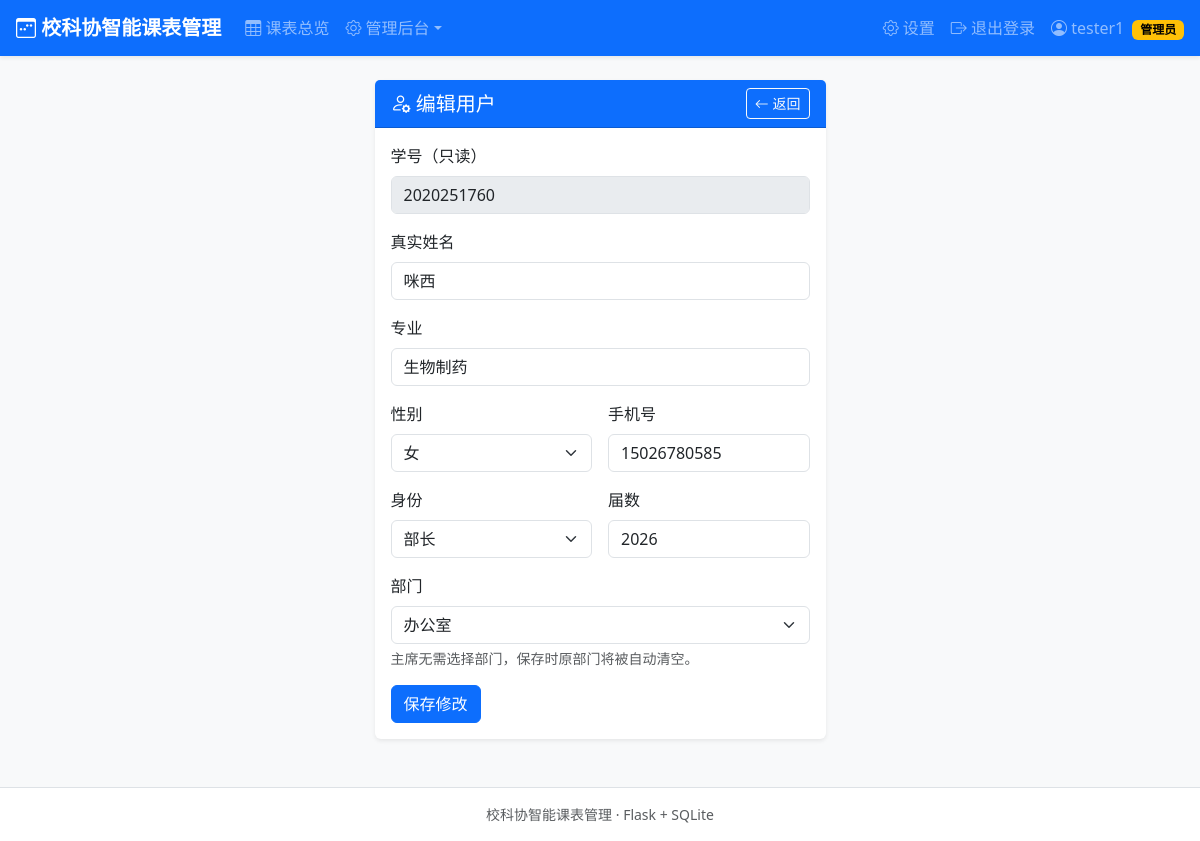
/admin/users/1/edit (signed in), run on the app's committed database.
### tables this page shows
CREATE TABLE users (
        id            INTEGER PRIMARY KEY AUTOINCREMENT,
        student_id    TEXT NOT NULL UNIQUE,
        password_hash TEXT NOT NULL,
        name          TEXT NOT NULL,
        identity      TEXT NOT NULL,               -- 主席/部长/干事
        department    TEXT,                        -- 主席可以为空
        cohort        INTEGER NOT NULL,            -- 届数，如 2026
        role          TEXT NOT NULL DEFAULT 'member',  -- admin/member
        created_at    TEXT NOT NULL
    , major TEXT NOT NULL DEFAULT '', gender TEXT NOT NULL DEFAULT '男', phone TEXT NOT NULL DEFAULT '');

### app.py (the view, shortened to what this page needs)
@app.route("/admin/users/<int:uid>/edit", methods=["GET", "POST"])
@admin_required
def admin_user_edit(uid):
    user = query_one("SELECT * FROM users WHERE id = ?", (uid,))
    if user is None:
        abort(404)
    return render_template("admin/user_edit.html", user=user,
                           IDENTITIES=IDENTITIES, DEPARTMENTS=DEPARTMENTS)

### app.py (called while the page is built)
def get_db():
    if "db" not in g:
        conn = sqlite3.connect(DB_PATH)
        conn.row_factory = sqlite3.Row
        conn.execute("PRAGMA foreign_keys = ON")
        g.db = conn
    return g.db

def query_one(sql, args=()):
    return get_db().execute(sql, args).fetchone()

def login_required(view):
    @wraps(view)
    def wrapped(*args, **kwargs):
        if session.get("user_id") is None:
            flash("请先登录", "warning")
            return redirect(url_for("login", next=request.full_path if request.query_string else url_for("index")))
        return view(*args, **kwargs)
    return wrapped

def admin_required(view):
    @wraps(view)
    @login_required
    def wrapped(*args, **kwargs):
        user = get_current_user()
        if user is None or user["role"] != "admin":
            flash("需要管理员权限", "danger")
            return redirect(url_for("index"))
        return view(*args, **kwargs)
    return wrapped

def get_current_user():
    uid = session.get("user_id")
    if uid is None:
        return None
    return query_one("SELECT * FROM users WHERE id = ?", (uid,))

### templates/admin/user_edit.html (shortened to what this page needs)
{% extends "base.html" %}
{% block content %}
<div class="row justify-content-center">
  <div class="col-lg-5 col-md-7">
    <div class="card shadow-sm">
      <div class="card-header bg-primary text-white d-flex justify-content-between align-items-center">
        <h5 class="mb-0"><i class="bi bi-person-gear"></i> 编辑用户</h5>
        <a class="btn btn-sm btn-outline-light" href="{{ url_for('admin_users') }}"><i class="bi bi-arrow-left"></i> 返回</a>
      </div>
      <div class="card-body">
        <form method="post">
          <div class="mb-3">
            <label class="form-label">学号（只读）</label>
            <input class="form-control" value="{{ user.student_id }}" disabled>
          </div>
          <div class="mb-3">
            <label class="form-label">真实姓名</label>
            <input class="form-control" name="name" value="{{ user.name }}" required>
          </div>
          <div class="mb-3">
            <label class="form-label">专业</label>
            <input class="form-control" name="major" value="{{ user.major or '' }}" required>
          </div>
          <div class="row g-3 mb-3">
            <div class="col-6">
              <label class="form-label">性别</label>
              <select class="form-select" name="gender" required>
                <option value="女" {% if user.gender == '女' %}selected{% endif %}>女</option>
              </select>
            </div>
            <div class="col-6">
              <label class="form-label">手机号</label>
              <input class="form-control" name="phone" value="{{ user.phone or '' }}" pattern="1[0-9]{10}" required>
            </div>
          </div>
          <div class="row g-3">
            <div class="col-6">
              <label class="form-label">身份</label>
              <select class="form-select" name="identity" id="identitySel">
                {% for it in IDENTITIES %}
                <option value="{{ it }}" {% if user.identity == it %}selected{% endif %}>{{ it }}</option>
                {% endfor %}
              </select>
            </div>
            <div class="col-6">
              <label class="form-label">届数</label>
              <input class="form-control" type="number" name="cohort" value="{{ user.cohort }}" min="2000" required>
            </div>
          </div>
          <div class="mb-3 mt-3">
            <label class="form-label">部门</label>
            <select class="form-select" name="department" id="departmentSel">
              {% for d in DEPARTMENTS %}
              <option value="{{ d }}" {% if user.department == d %}selected{% endif %}>{{ d }}</option>
              {% endfor %}
            </select>
            <div class="form-text">主席无需选择部门，保存时原部门将被自动清空。</div>
          </div>
          <button class="btn btn-primary" type="submit">保存修改</button>
        </form>
      </div>
    </div>
  </div>
</div>
{% endblock %}

### templates/base.html (shortened to what this page needs)
<!DOCTYPE html>
<html lang="zh-CN">
<head>
  <link href="https://cdn.jsdelivr.net/npm/bootstrap@5.3.3/dist/css/bootstrap.min.css" rel="stylesheet">
  <link href="https://cdn.jsdelivr.net/npm/bootstrap-icons@1.11.3/font/bootstrap-icons.min.css" rel="stylesheet">
  <link href="{{ url_for('static', filename='style.css') }}" rel="stylesheet">
</head>
<body class="bg-light">
{% if session.get('user_id') %}
<nav class="navbar navbar-expand-lg navbar-dark bg-primary shadow-sm sticky-top">
  <div class="container-fluid px-3">
    <a class="navbar-brand fw-bold" href="{{ url_for('schedule') }}">
      <i class="bi bi-calendar3-week"></i> 校科协智能课表管理
    </a>
    <div class="collapse navbar-collapse" id="navMain">
      <ul class="navbar-nav me-auto">
        <li class="nav-item"><a class="nav-link" href="{{ url_for('schedule') }}"><i class="bi bi-table"></i> 课表总览</a></li>
        {% if session.get('role') == 'admin' %}
        <li class="nav-item dropdown">
          <a class="nav-link dropdown-toggle" href="#" role="button" data-bs-toggle="dropdown"><i class="bi bi-gear"></i> 管理后台</a>
        </li>
        {% endif %}
      </ul>
      <ul class="navbar-nav">
        <li class="nav-item"><a class="nav-link" href="{{ url_for('settings') }}"><i class="bi bi-gear"></i> 设置</a></li>
        <li class="nav-item">
          <a class="nav-link" href="{{ url_for('logout') }}"><i class="bi bi-box-arrow-right"></i> 退出登录</a>
        </li>
      </ul>
      <span class="navbar-text ms-2">
        <i class="bi bi-person-circle"></i> {{ session.get('name') }}
        {% if session.get('role') == 'admin' %}<span class="badge text-bg-warning ms-1">管理员</span>{% endif %}
      </span>
    </div>
  </div>
</nav>
{% endif %}
<main class="container py-4">
  {% block content %}{% endblock %}
</main>
<footer class="text-center text-muted small py-3 border-top bg-white mt-4">
  校科协智能课表管理 · Flask + SQLite
</footer>
</body>
</html>

### static/style.css (style rules this page uses)
body { background: #f4f6f9; }
.card { border: 0; }
.badge { vertical-align: middle; }

### data on the page
users: get "tester1"
users: student_id "2020251760", name "咪西", major "生物制药", gender "女", phone "15026780585", identity "部长", cohort "2026", department "办公室"
